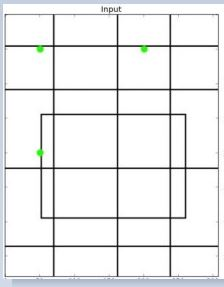
#> input picture images/drawing.JPG, 224 x 287 px, found by its file name
$ python affine_transform.py
#> lines starting #> are read from the running program, lines starting #| are printed output that depends on the picture
# -*- coding: utf-8 -*-
"""
Created on Tue Jan 17 09:38:22 2017

@author: vbhaumik
"""
import cv2
import numpy as np
import matplotlib.pyplot as plt
img = cv2.imread('images/drawing.jpg')
#> img is the input picture: shape (287, 224, 3); mean B, G, R 238.2, 237.7, 236.8
rows,cols,ch = img.shape
#> rows = 287; cols = 224; ch = 3

pts1 = np.float32([[50,50],[200,50],[50,200]])
pts2 = np.float32([[10,100],[200,50],[100,250]])

M = cv2.getAffineTransform(pts1,pts2)

dst = cv2.warpAffine(img,M,(cols,rows))
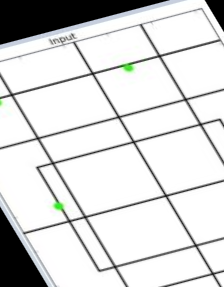
#> dst: shape (287, 224, 3); mean B, G, R 216.3, 216.5, 215.9

plt.subplot(121),plt.imshow(img),plt.title('Input')
plt.subplot(122),plt.imshow(dst),plt.title('Output')
plt.show()
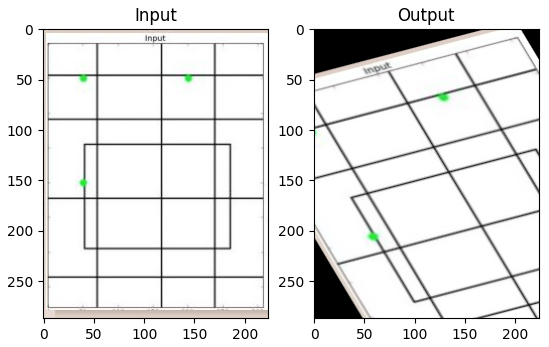
#> figure drawn by matplotlib, 2 panels; B, G, R data is drawn as R, G, B
